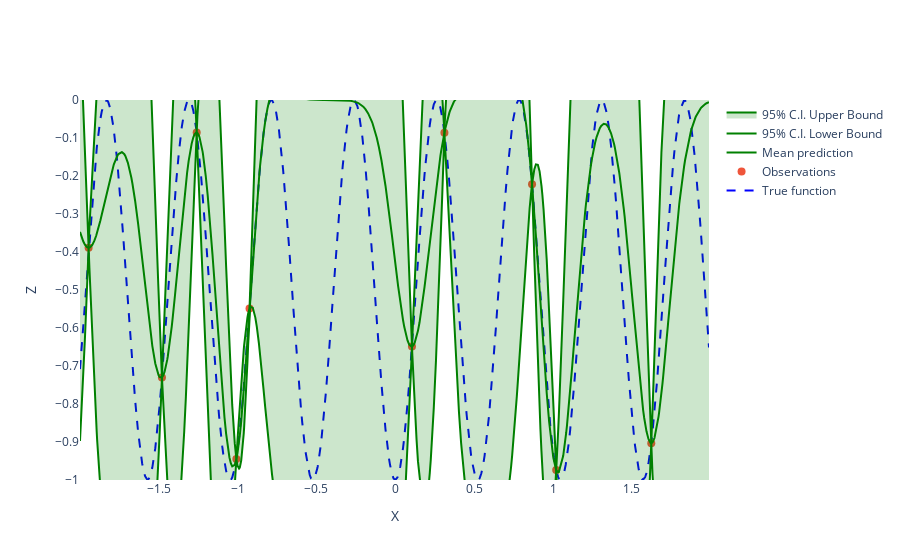

The notebook cell saved with this chart:
### Code cell
gp_plot = create_gp_regression_plot(X, Z, X_train, Z_train, X_noise_std, Z_noise_std, mean_prediction, std_prediction)

gp_plot

### Figure 1 — Plotly figure (JSON) as saved in the notebook; plotly's stock layout.template omitted (floating-point values rounded to 4 significant figures; data arrays with more than 128 entries replaced by an {"elided": "..."} marker saying what was removed)
{"data": [{"line": {"color": "rgba(0, 0, 255, 1)", "dash": "dash"}, "mode": "lines", "name": "True function", "showlegend": true, "type": "scatter", "x": {"elided": "1000 float values"}, "y": {"elided": "1000 float values"}}, {"marker": {"color": "rgba(255, 165, 0)", "size": 8}, "mode": "markers", "name": "Observations", "showlegend": true, "type": "scatter", "x": [-1.259, 0.8671, 1.623, 0.1057, 0.3114, -0.9244, 1.02, -1.945, -1.008, -1.48], "y": [-0.08564, -0.2215, -0.903, -0.6489, -0.08608, -0.5485, -0.9737, -0.3888, -0.9449, -0.73]}, {"line": {"color": "rgba(0, 128, 0, 1)"}, "mode": "lines", "name": "Mean prediction", "showlegend": true, "type": "scatter", "x": {"elided": "1000 float values"}, "y": {"elided": "1000 float values"}}, {"line": {"color": "rgba(0, 128, 0, 1)"}, "name": "95% C.I. Lower Bound", "type": "scatter", "x": {"elided": "1000 float values"}, "y": {"elided": "1000 float values"}}, {"fill": "tonexty", "fillcolor": "rgba(0, 128, 0, 0.2)", "line": {"color": "rgba(0, 128, 0, 1)"}, "name": "95% C.I. Upper Bound", "type": "scatter", "x": {"elided": "1000 float values"}, "y": {"elided": "1000 float values"}}], "layout": {"annotations": [{"font": {"size": 15}, "showarrow": false, "text": "", "x": 0, "xref": "paper", "y": [-1.03e-05], "yref": "paper"}], "paper_bgcolor": "white", "plot_bgcolor": "white", "showlegend": true, "xaxis": {"range": [-2.0, 1.989], "title": {"text": "X"}}, "yaxis": {"range": [-1.0, -1.03e-05], "title": {"text": "Z"}}}}
